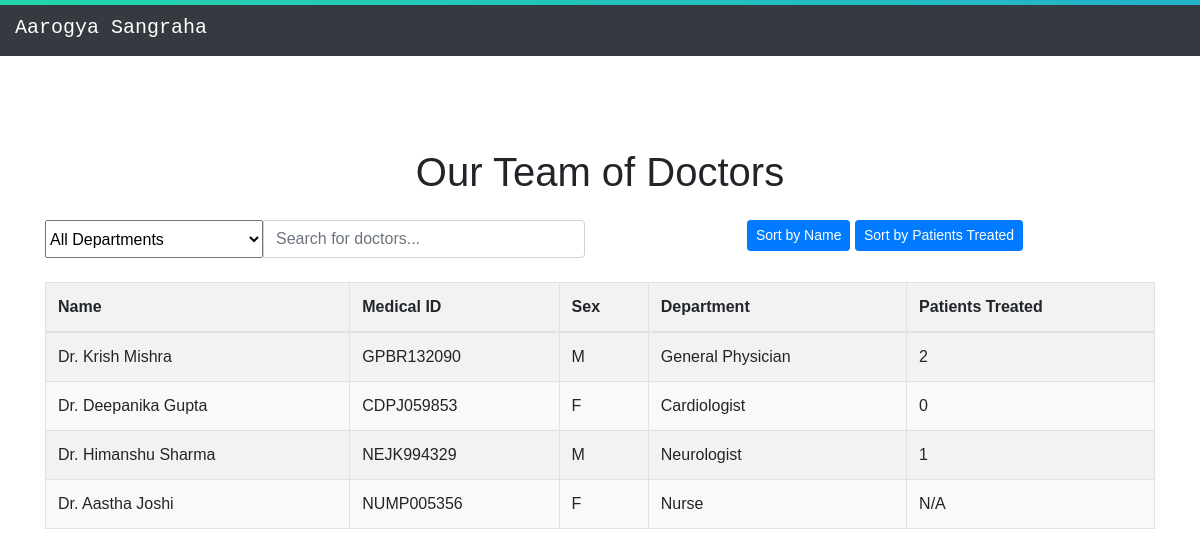
The page /treatment/hospital_medpraclist/0000526492 on the database as committed earlier.
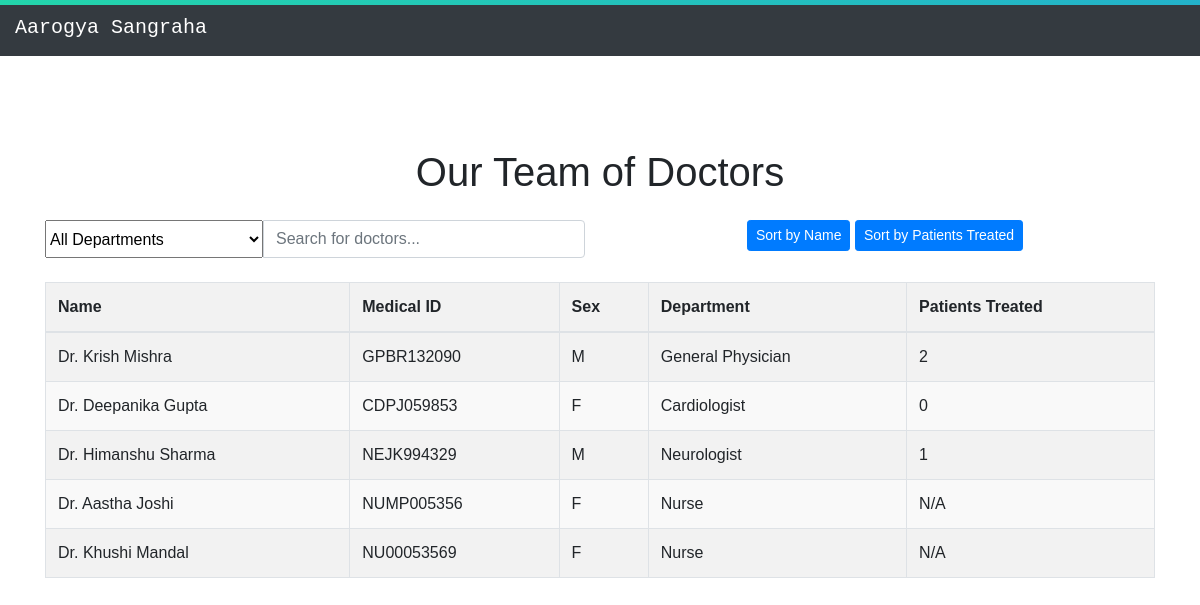
The same page on the database as committed later.
### treatment/models.py (models this page shows, shortened)
class MedicalPractitioner(models.Model):
    user=models.OneToOneField(User,on_delete=models.CASCADE)
    medicalID = models.CharField(max_length=10,primary_key=True)
    sex = models.CharField(max_length=1,choices=sex_c,default=None)
    date_of_birth = models.DateField()
    hospitalID = models.ForeignKey(Hospital,on_delete=models.SET_NULL,null=True,blank=True,to_field='hospitalID')
    department = models.CharField(max_length=50,choices=departments,default=None)
    status = models.CharField(max_length=21, choices=(
        ('Authorized','Authorized'),
        ('Suspended','Suspended'),
        ('Permanently Suspended','Permanently Suspended')
    ), default='Authorized')

### treatment/views.py (the view)
# urls.py: path('hospital_medpraclist/<str:hospitalID>', views.hospital_medpraclist, name='hospital_medpraclist'),
def hospital_medpraclist(request, hospitalID):
    medical_practitioners = models.MedicalPractitioner.objects.filter(
        hospitalID=hospitalID
    ).annotate(
        patients_treated=Count('treatment')
    )
    return render(request, 'treatment/hospital_medPrac.html', {'medical_practitioners': medical_practitioners})

### treatment/templates/treatment/hospital_medPrac.html (shortened to what this page needs)
{% load static %}
<!DOCTYPE html>
<html lang="en">
<head>
  <link k rel="stylesheet" href="https://cdn.jsdelivr.net/npm/bootstrap@4.6.1/dist/css/bootstrap.min.css">
  <link rel="stylesheet" href="https://cdnjs.cloudflare.com/ajax/libs/font-awesome/5.10.2/css/all.css">
  <link rel="stylesheet" href="{% static 'treatment/css/hospital_medPrac.css' %}">
  <link rel="stylesheet" href="https://cdnjs.cloudflare.com/ajax/libs/font-awesome/5.15.3/css/all.min.css">
</head>
<body>
  <div class="grad-bar"></div>
  <nav class="navbar navbar-expand-lg navbar-dark bg-dark">
    <a class="navbar-brand" href="{% url 'home' %}">Aarogya Sangraha</a>
  </nav>
  <div class="container my-5">
    <h1 class="text-center mb-4">Our Team of Doctors</h1>
    <div class="row mb-4">
      <div class="col-md-6">
        <div class="input-group">
          <select class="form-select" id="departmentFilter" onchange="filterAndSearchFunction()">
            <option value="">All Departments</option>
          </select>
          <input type="text" class="form-control" id="doctorSearch" onkeyup="filterAndSearchFunction()" placeholder="Search for doctors...">
        </div>
      </div>
      <div class="col-md-6 text-end">
        <button class="btn btn-primary btn-sm" onclick="sortTable(0)">Sort by Name</button>
        <button class="btn btn-primary btn-sm" onclick="sortTable(4)">Sort by Patients Treated</button>
      </div>
    </div>
    <div class="table-responsive table-container">
      <table class="table table-striped table-bordered" id="doctorTable">
        <thead>
          <tr>
            <th>Name</th>
            <th>Medical ID</th>
            <th>Sex</th>
            <th>Department</th>
            <th>Patients Treated</th>
          </tr>
        </thead>
        <tbody id="doctorData">
          {% for medical_practitioner in medical_practitioners %}
          <tr>
            <td>Dr. {{ medical_practitioner.user.first_name }} {{ medical_practitioner.user.last_name }}</td>
            <td>{{ medical_practitioner.medicalID }}</td>
            <td>{{ medical_practitioner.sex }}</td>
            <td>{{ medical_practitioner.department }}</td>
            {% if medical_practitioner.department == 'Nurse' %}
            <td>N/A</td>
            {% else %}
            <td>{{ medical_practitioner.patients_treated }}</td>
            {% endif %}
          </tr>
          {% endfor %}
        </tbody>
      </table>
    </div>
  </div>
</body>
</html>

### treatment/static/treatment/css/hospital_medPrac.css (style rules this page uses)
body { font-family: 'Poppins', sans-serif, Arial; text-align: center; margin: 0; padding-top: 100px; }
* { margin: 0; padding: 0; }
.navbar { font-family: "Space Mono", monospace; padding-right: 10px; padding-left: 15px; display: -webkit-box; display: -ms-flexbox; display: flex; -webkit-box-pack: justify; -ms-flex-pack: justify; justify-content: space-between; -webkit-box-align: center; -ms-flex-align: center; align-items: center; position: fixed; top: 0; width: 100%; z-index: 1000; }
.grad-bar { width: 100%; height: 5px; z-index: 1001; background: -webkit-linear-gradient(-45deg, #EE7752, #E73C7E, #23A6D5, #23D5AB); background: linear-gradient(-45deg, #EE7752, #E73C7E, #23A6D5, #23D5AB); background-size: 400% 400%; -webkit-animation: gradbar 7.5s ease infinite; -moz-animation: gradbar 7.5s ease infinite; -o-animation: gradbar 7.5s ease infinite; animation: gradbar 7.5s ease infinite; position: fixed; top: 0; }
h1 { text-align: center; }
table { width: 100%; border-collapse: collapse; }
th, td { padding: 1rem; text-align: left; }
th { background-color: #f2f2f2; border-bottom: 2px solid #ddd; }
tr { border-top: 1px solid #ddd; }
tr:nth-child(even) { background-color: #f9f9f9; }

### treatment/templates/treatment/hospital_medPrac.html (style rules this page uses)
.table-container { max-height: 500px; overflow-y: auto; }

Rows that differ between the two databases and show on the page:
added MedicalPractitioner: user.first_name "Khushi", user.last_name "Mandal", medicalID "NU00053569", sex "F", department "Nurse", shows "N/A"
